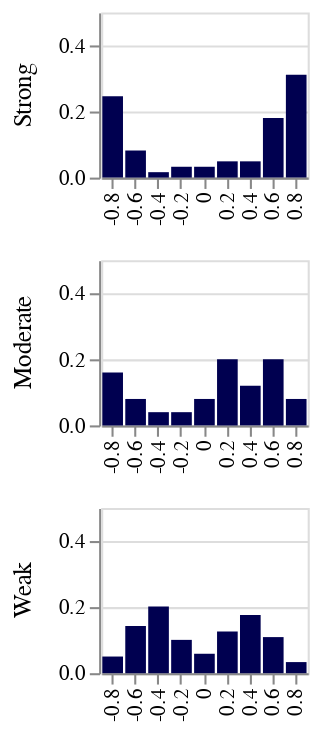

Notebook source saved alongside this figure:
### Code cell
e1chart = alt.Chart(e1_normalized).mark_bar().encode(
    x=alt.X('Correlation:N',title=None),
    y=alt.Y('Count:Q',title=None,scale=alt.Scale(domain=(0, 0.5))),
   # column=alt.Column('Negative:N',title='Negative statement?'),
    row=alt.Row('Cat:O',title='',sort=["Strong","Moderate","Weak"],spacing=15)).properties(width=100,height=80).resolve_axis(x='independent') #,title='Occurrence of {} words per correlation'.format(trait))
e1chart

### Figure 1 — Vega-Lite specification as saved in the notebook (floating-point values rounded to 4 significant figures)
{"config": {"mark": {"color": "#000050"}, "title": {"font": "Avenir", "anchor": "end"}, "axis": {"labelFont": "Avenir", "titleFont": "Avenir"}, "headerColumn": {"labels": false}, "header": {"labelFont": "Avenir", "labelFontSize": 12, "titleFont": "Avenir"}, "legend": {"labelFont": "Avenir", "titleFont": "Avenir"}}, "data": {"name": "data-f4e1074595e54c67aae3760b38f30eab"}, "mark": "bar", "encoding": {"row": {"type": "ordinal", "field": "Cat", "sort": ["Strong", "Moderate", "Weak"], "spacing": 15, "title": ""}, "x": {"type": "nominal", "field": "Correlation", "title": null}, "y": {"type": "quantitative", "field": "Count", "scale": {"domain": [0, 0.5]}, "title": null}}, "height": 80, "resolve": {"axis": {"x": "independent"}}, "width": 100, "$schema": "https://vega.github.io/schema/vega-lite/v4.8.1.json", "datasets": {"data-f4e1074595e54c67aae3760b38f30eab": [{"Cat": "Moderate", "Correlation": -0.8, "Count": 0.16}, {"Cat": "Moderate", "Correlation": -0.6, "Count": 0.08}, {"Cat": "Moderate", "Correlation": -0.4, "Count": 0.04}, {"Cat": "Moderate", "Correlation": -0.2, "Count": 0.04}, {"Cat": "Moderate", "Correlation": 0.0, "Count": 0.08}, {"Cat": "Moderate", "Correlation": 0.2, "Count": 0.2}, {"Cat": "Moderate", "Correlation": 0.4, "Count": 0.12}, {"Cat": "Moderate", "Correlation": 0.6, "Count": 0.2}, {"Cat": "Moderate", "Correlation": 0.8, "Count": 0.08}, {"Cat": "Strong", "Correlation": -0.8, "Count": 0.2459}, {"Cat": "Strong", "Correlation": -0.6, "Count": 0.08197}, {"Cat": "Strong", "Correlation": -0.4, "Count": 0.01639}, {"Cat": "Strong", "Correlation": -0.2, "Count": 0.03279}, {"Cat": "Strong", "Correlation": 0.0, "Count": 0.03279}, {"Cat": "Strong", "Correlation": 0.2, "Count": 0.04918}, {"Cat": "Strong", "Correlation": 0.4, "Count": 0.04918}, {"Cat": "Strong", "Correlation": 0.6, "Count": 0.1803}, {"Cat": "Strong", "Correlation": 0.8, "Count": 0.3115}, {"Cat": "Weak", "Correlation": -0.8, "Count": 0.05042}, {"Cat": "Weak", "Correlation": -0.6, "Count": 0.1429}, {"Cat": "Weak", "Correlation": -0.4, "Count": 0.2017}, {"Cat": "Weak", "Correlation": -0.2, "Count": 0.1008}, {"Cat": "Weak", "Correlation": 0.0, "Count": 0.05882}, {"Cat": "Weak", "Correlation": 0.2, "Count": 0.1261}, {"Cat": "Weak", "Correlation": 0.4, "Count": 0.1765}, {"Cat": "Weak", "Correlation": 0.6, "Count": 0.1092}, {"Cat": "Weak", "Correlation": 0.8, "Count": 0.03361}]}}
